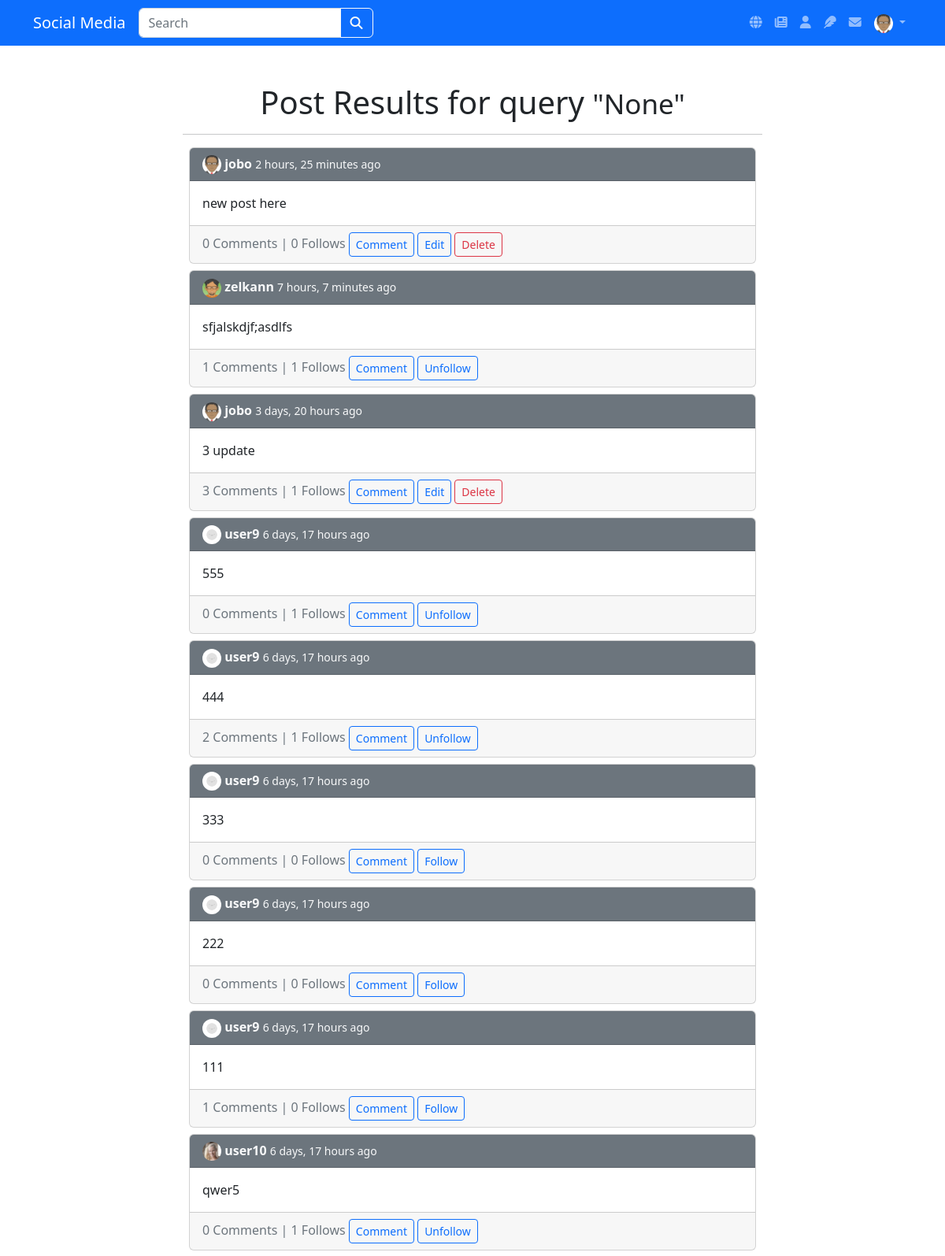
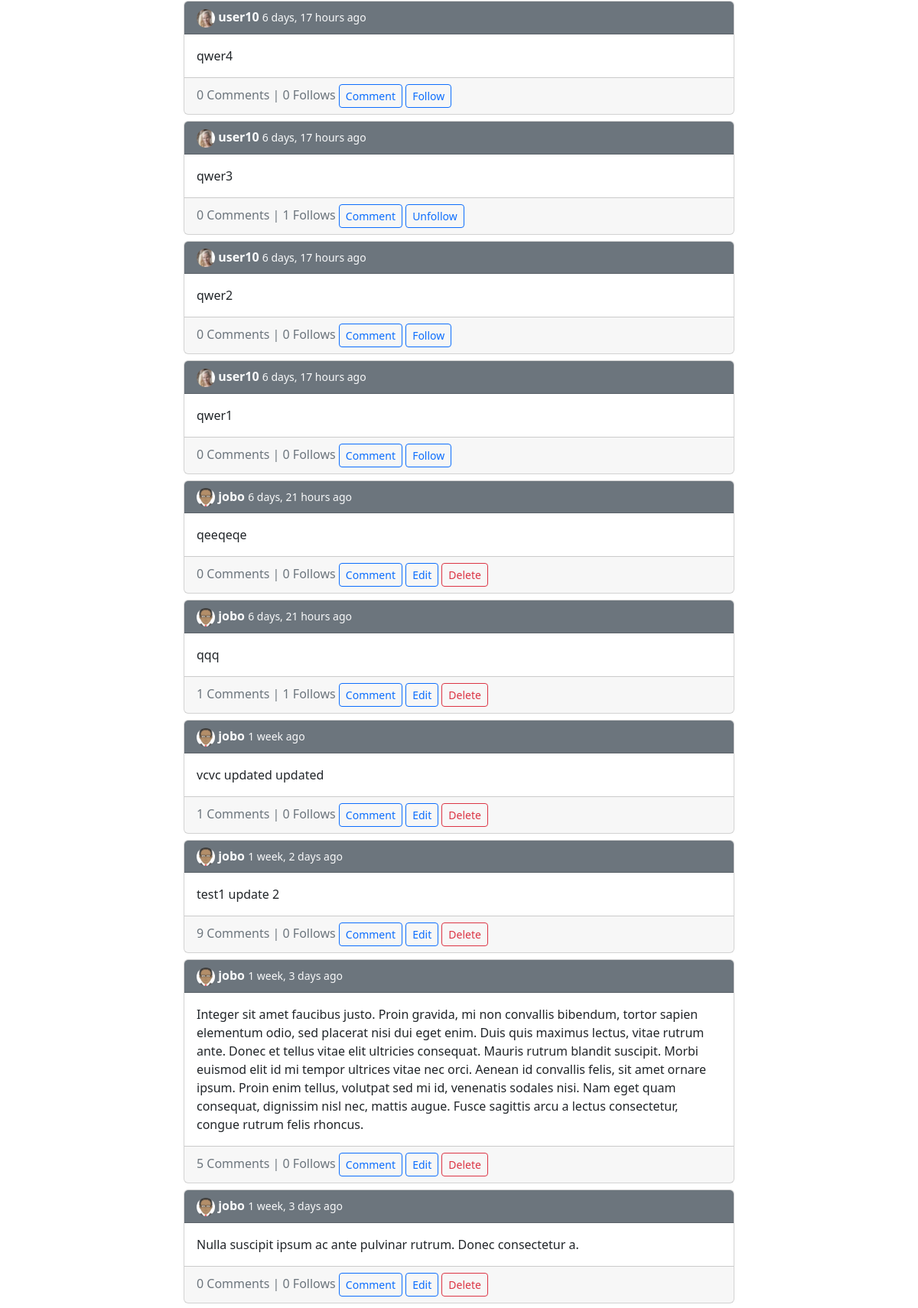
Screenshot of /posts/queried/ (signed in, upper part) with the database file from the repository (2 pictures, top to bottom).
### users/models/profile.py (models this page shows, shortened)
class Profile(models.Model):
    GENDER_CHOICES = (
        ("M", "Male"),
        ("F", "Female"),
    )
    user = models.OneToOneField(User, on_delete=models.CASCADE)
    image = models.ImageField(default="default.jpg", upload_to="profile_pics")
    location = models.CharField(max_length=100)
    gender = models.CharField(max_length=1, choices=GENDER_CHOICES)

### posts/models/post.py (models this page shows, shortened)
class Post(models.Model):
    content = models.TextField()
    date_posted = models.DateTimeField(default=timezone.now)
    date_modified = models.DateTimeField(auto_now=True)
    author = models.ForeignKey(User, on_delete=models.CASCADE)
    @property
    def comment_count(self):
        return self.comment_set.all().count()
    @property
    def follow_count(self):
        return self.post_followed.all().count()
    @property
    def followers(self):
        return self.post_followed.values_list('user', flat=True)
    def get_absolute_url(self):
        return reverse("posts:detail", kwargs={"pk": self.pk})

### posts/views/post_list_view.py (the view)
# urls.py: path('queried/', views.QueriedPostListView.as_view(), name='queried-list'),
class QueriedPostListView(LoginRequiredMixin, ListView):
    template_name = "posts/queried_post_list.html"
    model = Post
    ordering = ['-date_posted']
    def get_queryset(self):
        query = self.request.GET.get('query')
        queryset = Post.objects.all()
        if query:
            queryset = queryset.filter(
                Q(content__icontains=query)
            )
        return queryset.order_by('-date_posted')
    def get_context_data(self, *, object_list=None, **kwargs):
        context = super(QueriedPostListView, self).get_context_data(**kwargs)
        context["delete_redirect"] = "/posts"
        context["query"] = self.request.GET.get('query')
        return context

### posts/templates/posts/queried_post_list.html
{% extends 'base.html' %}
{% block content %}
<div class="row">
    <div class="col">
    </div>
    <div class="col-8">
        <h1 class="text-center mt-5 mb-3">Post Results for query <small class="font-weight-light">"{{ query }}"</small></h1>
        <hr>
        <div>
            {% for post in object_list %}
            {% include 'posts/post.html' %}
            {% endfor %}
        </div>
    </div>
    <div class="col">
    </div>
</div>
{% endblock content %}

### templates/navbar.html (shortened to what this page needs)
{% url 'posts:global-list' as global_list %}
{% url 'posts:subscribed-list' as subscribed_list %}
{% url 'users:profile' user.id as profile %}
{% url 'posts:create' as post_create %}
{% url 'chats:lobby' as lobby %}
<nav class="navbar navbar-expand-lg navbar-dark bg-primary">
  <div class="container container-fluid">
    <span class="navbar-brand mb-0 h1">Social Media</span>
    <div class="collapse navbar-collapse" id="navbarNav">
      <ul class="navbar-nav me-auto mb-2 mb-lg-0">
        {% if user.is_authenticated %}
        <form class="d-flex" role="search" action="/search/">
          <div class="input-group">
            <input type="text" name="query" class="form-control" placeholder="Search" aria-label="Recipient's username" aria-describedby="button-addon2">
            <button class="btn btn-outline-light" type="button" id="button-addon2"><i class="fa-solid fa-magnifying-glass"></i></button>
          </div>
        </form>
        {% endif %}
      </ul>
      <ul class="navbar-nav">
        {% if user.is_authenticated %}
        <li class="nav-item">
          <a href="{{ global_list }}" class="nav-link {% if request.path == global_list %}active{% endif %}"><i class="fa-solid fa-globe"></i></a>
        </li>
        <li>
          <a href="{{ subscribed_list }}" class="nav-link {% if request.path == subscribed_list %}active{% endif %}"><i class="fa-solid fa-newspaper"></i></a>
        </li>
        <li>
          <a href="{{ profile }}" class="nav-link {% if request.path == profile %}active{% endif %}"><i class="fa-solid fa-user"></i></a>
        </li>
        <li>
          <a href="{{ post_create }}" class="nav-link {% if request.path == post_create %}active{% endif %}"><i class="fa-solid fa-feather"></i></a>
        </li>
        <li class="nav-item">
          <a href="{{ lobby }}" class="nav-link {% if lobby in request.path %}active{% endif %}"><i class="fa-solid fa-envelope"></i></a>
        </li>
        <li class="nav-item dropdown">
          <a class="nav-link dropdown-toggle" href="#" role="button" data-bs-toggle="dropdown" aria-expanded="false">
            <img src="{{ user.profile.image.url }}" class="rounded-circle" style="height: 24px;" />
          </a>
        </li>
        {% endif %}
      </ul>
    </div>
  </div>
</nav>

### posts/templates/posts/post.html
{% load humanize %}
<div class="card m-2">
  <div class="card-header text-light bg-secondary">
      <a href="{% url 'users:profile' post.author.id %}" class="text-light text-decoration-none fw-bold">
          <img src="{{ post.author.profile.image.url }}" width="24" class="rounded-circle">
          {{ post.author.username }}
      </a>
      <small class="fw-italic">
      {{ post.date_posted|timesince }} ago
      </small>
  </div>
  <div class="card-body">
    <p class="card-text">{{ post.content|linebreaksbr }}</p>
  </div>
  <div class="card-footer text-muted">
      {{ post.comment_count|intcomma }} Comments | {{ post.follow_count|intcomma }} Follows
      <a href="{{ post.get_absolute_url }}" class="btn btn-outline-primary btn-sm">Comment</a>
      {% if post.author != user %}
      {% if user.id in post.followers %}
      <a href="{% url 'posts:unfollow' post.id %}" class="btn btn-outline-primary btn-sm">Unfollow</a>
      {% else %}
      <a href="{% url 'posts:follow' post.id %}" class="btn btn-outline-primary btn-sm">Follow</a>
      {% endif %}
      {% else %}
      <a href="{% url 'posts:update' post.id %}" class="btn btn-outline-primary btn-sm">Edit</a>
      <a href="{{ delete_redirect }}/{{ post.id }}/delete" class="btn btn-outline-danger btn-sm">Delete</a>
      {% endif %}
  </div>
</div>

### rows the page displays
Post: author.profile.image (picture), author.username "jobo", date_posted "2 hours, 25 minutes", content "new post here", comment_count "0", follow_count "0"
Post: author.profile.image (picture), author.username "zelkann", date_posted "7 hours, 7 minutes", content "sfjalskdjf;asdlfs", comment_count "1", follow_count "1", shows "Unfollow"
Post: author.profile.image (picture), author.username "jobo", date_posted "3 days, 20 hours", content "3 update", comment_count "3", follow_count "1"
Post: author.profile.image (placeholder picture), author.username "user9", date_posted "6 days, 17 hours", content "555", comment_count "0", follow_count "1", shows "Unfollow"
Post: author.profile.image (placeholder picture), author.username "user9", date_posted "6 days, 17 hours", content "444", comment_count "2", follow_count "1", shows "Unfollow"
Post: author.profile.image (placeholder picture), author.username "user9", date_posted "6 days, 17 hours", content "333", comment_count "0", follow_count "0", shows "Follow"
Post: author.profile.image (placeholder picture), author.username "user9", date_posted "6 days, 17 hours", content "222", comment_count "0", follow_count "0", shows "Follow"
Post: author.profile.image (placeholder picture), author.username "user9", date_posted "6 days, 17 hours", content "111", comment_count "1", follow_count "0", shows "Follow"
Post: author.profile.image (picture), author.username "user10", date_posted "6 days, 17 hours", content "qwer5", comment_count "0", follow_count "1", shows "Unfollow"
Post: author.profile.image (picture), author.username "user10", date_posted "6 days, 17 hours", content "qwer4", comment_count "0", follow_count "0", shows "Follow"
Post: author.profile.image (picture), author.username "user10", date_posted "6 days, 17 hours", content "qwer3", comment_count "0", follow_count "1", shows "Unfollow"
Post: author.profile.image (picture), author.username "user10", date_posted "6 days, 17 hours", content "qwer2", comment_count "0", follow_count "0", shows "Follow"
Post: author.profile.image (picture), author.username "user10", date_posted "6 days, 17 hours", content "qwer1", comment_count "0", follow_count "0", shows "Follow"
Post: author.profile.image (picture), author.username "jobo", date_posted "6 days, 21 hours", content "qeeqeqe", comment_count "0", follow_count "0"
Post: author.profile.image (picture), author.username "jobo", date_posted "6 days, 21 hours", content "qqq", comment_count "1", follow_count "1"
Post: author.profile.image (picture), author.username "jobo", date_posted "1 week", content "vcvc updated updated", comment_count "1", follow_count "0"
Post: author.profile.image (picture), author.username "jobo", date_posted "1 week, 2 days", content "test1 update 2", comment_count "9", follow_count "0"
Post: author.profile.image (picture), author.username "jobo", date_posted "1 week, 3 days", content "Integer sit amet faucibus justo. Proin gravida, mi non convallis bibendum, tortor sapien elementum odio, sed placerat nisi dui eget enim. Duis quis maximus lectus, vitae rutrum ante. Donec et tellus vitae elit ultricies consequat. Mauris rutrum blandit suscipit. Morbi euismod elit id mi tempor ultrices vitae nec orci. Aenean id convallis felis, sit amet ornare ipsum. Proin enim tellus, volutpat sed mi id, venenatis sodales nisi. Nam eget quam consequat, dignissim nisl nec, mattis augue. Fusce sagittis arcu a lectus consectetur, congue rutrum felis rhoncus.", comment_count "5", follow_count "0"
Post: author.profile.image (picture), author.username "jobo", date_posted "1 week, 3 days", content "Nulla suscipit ipsum ac ante pulvinar rutrum. Donec consectetur a.", comment_count "0", follow_count "0"

### other values shown
{{ query }} "None"
